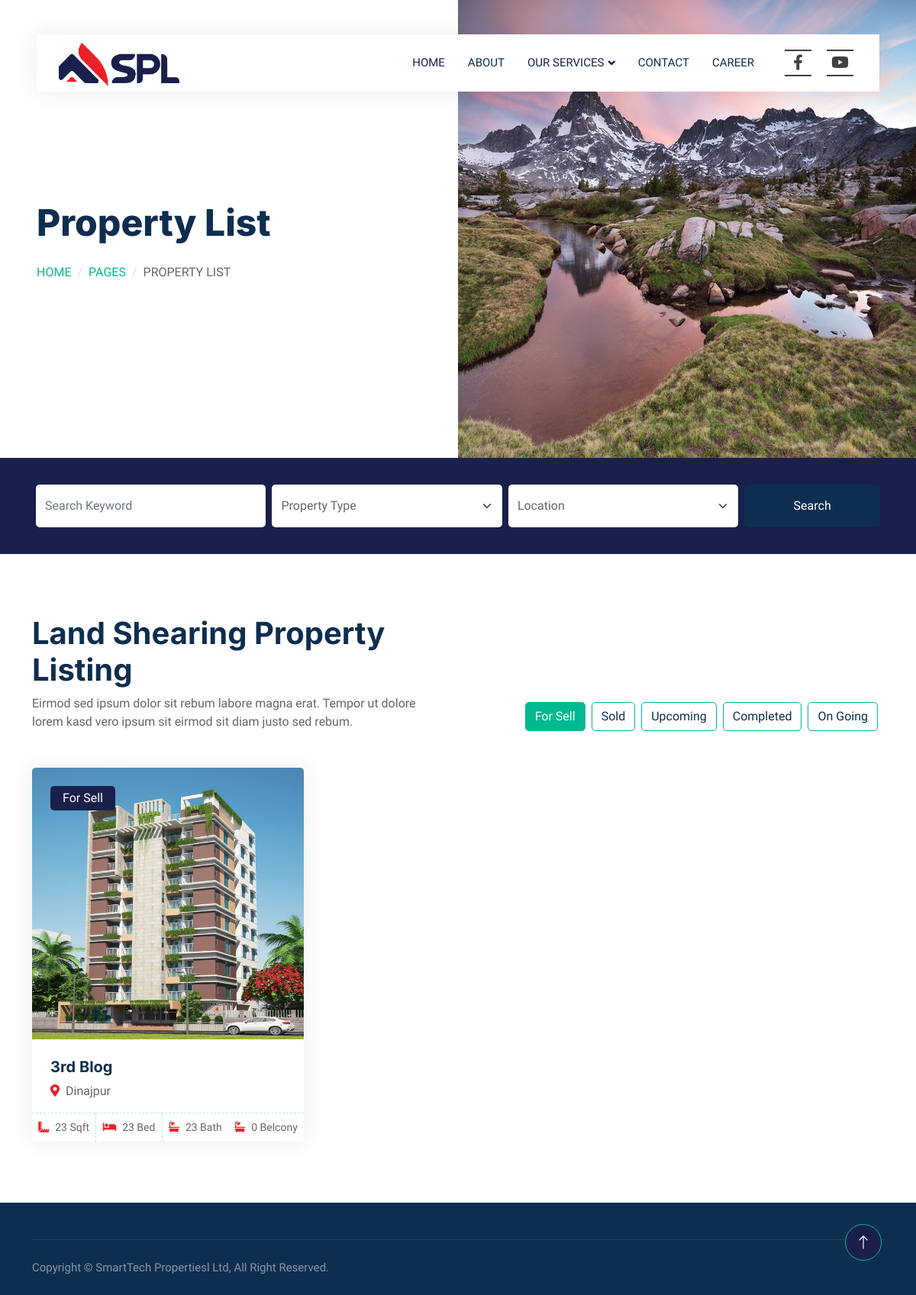
Page /land_p/ on the committed database.
### properties/models.py (models this page shows, shortened)
class PropertyHeaderImage(models.Model):
    image = models.ImageField(upload_to='header_images/', null=True, blank=True)

class Property(models.Model):
    CATEGORY_CHOICES = (
        ('P', 'Primary Project'),
        ('S', 'Secondary Project'),
        ('L', 'Land Shearing'),
        ('J', 'Joint Venture'),
    )
    PROPERTY_TYPES = [
        ('sell', 'For Sell'),
        ('sold', 'Sold'),
        ('upcoming', 'Upcoming'),
        ('completed', 'Completed'),
        ('ongoing', 'OnGoing'),
    ]
    title = models.CharField(max_length=100)
    category = models.CharField(choices=CATEGORY_CHOICES, default='J', max_length=2)
    property_type = models.CharField(max_length=10, choices=PROPERTY_TYPES, default='sell')
    location = models.CharField(max_length=255)
    image = models.ImageField(upload_to='property_images/', default="No Image Set")
    size_sqft = models.IntegerField()
    bedrooms = models.IntegerField()
    bathrooms = models.IntegerField()
    belcony = models.IntegerField(default=0)
    drawingroom = models.IntegerField(default=0)
    dyningroom = models.IntegerField(default=0)
    kitchen = models.IntegerField(default=0)

### properties/views.py (the view)
# urls.py: path('land_p/',views.land_p,name="land_p"),
def land_p(request):
    header_image = PropertyHeaderImage.objects.first()
    l_properties = Property.objects.filter(category='L').order_by('id')
    for_sell_properties = l_properties.filter(property_type='sell')[:6]
    additional_sell_properties = l_properties.filter(property_type='sell')[6:]
    sold_properties = l_properties.filter(property_type='sold')[:6]
    additional_sold_properties = l_properties.filter(property_type='sold')[6:]
    upcoming_properties = l_properties.filter(property_type='upcoming')[:6]
    additional_upcoming_properties = l_properties.filter(property_type='upcoming')[6:]
    completed_properties = l_properties.filter(property_type='completed')[:6]
    additional_completed_properties = l_properties.filter(property_type='completed')[6:]
    ongoing_properties = l_properties.filter(property_type='ongoing')[:6]
    additional_ongoing_properties = l_properties.filter(property_type='ongoing')[6:]
    context = {
        'header_image': header_image,
        'for_sell_properties': for_sell_properties,
        'additional_sell_properties': additional_sell_properties,
        'sold_properties': sold_properties,
        'additional_sold_properties': additional_sold_properties,
        'upcoming_properties': upcoming_properties,
        'additional_upcoming_properties': additional_upcoming_properties,
        'completed_properties': completed_properties,
        'additional_completed_properties': additional_completed_properties,
        'ongoing_properties': ongoing_properties,
        'additional_ongoing_properties': additional_ongoing_properties,
    }
    return render(request, 'properties/Land_shearing.html', context)

### properties/templates/properties/Land_shearing.html (shortened to what this page needs)
{% extends "properties/base.html" %}
{% block body %}
{% load static %}
<div class="container-fluid header bg-white p-0">
    <div class="row g-0 align-items-center flex-column-reverse flex-md-row">
        <div class="col-md-6 p-5 mt-lg-5">
            <h1 class="display-5 animated fadeIn mb-4">Property List</h1>
            <nav aria-label="breadcrumb animated fadeIn">
                <ol class="breadcrumb text-uppercase">
                    <li class="breadcrumb-item"><a href="#">Home</a></li>
                    <li class="breadcrumb-item"><a href="#">Pages</a></li>
                    <li class="breadcrumb-item text-body active" aria-current="page">Property List</li>
                </ol>
            </nav>
        </div>
        <div class="col-md-6 animated fadeIn">
            {% if header_image %}
                <img class="img-fluid" src="{{ header_image.image.url }}" alt="">
            {% else %}
                <img class="img-fluid" src="{% static 'img/default_header.jpg' %}" alt="Default Header Image">
            {% endif %}
        </div>
    </div>
</div>
<div class="container-fluid bg-primary mb-5 wow fadeIn" data-wow-delay="0.1s" style="padding: 35px;">
    <div class="container">
        <div class="row g-2">
            <div class="col-md-10">
                <div class="row g-2">
                    <div class="col-md-4">
                        <input type="text" class="form-control border-0 py-3" placeholder="Search Keyword">
                    </div>
                    <div class="col-md-4">
                        <select class="form-select border-0 py-3">
                            <option selected>Property Type</option>
                        </select>
                    </div>
                    <div class="col-md-4">
                        <select class="form-select border-0 py-3">
                            <option selected>Location</option>
                        </select>
                    </div>
                </div>
            </div>
            <div class="col-md-2">
                <button class="btn btn-dark border-0 w-100 py-3">Search</button>
            </div>
        </div>
    </div>
</div>
<div class="container-xxl py-5">
    <div class="container">
        <div class="row g-0 gx-5 align-items-end">
            <div class="col-lg-6">
                <div class="text-start mx-auto mb-5 wow slideInLeft" data-wow-delay="0.1s">
                    <h1 class="mb3">Land Shearing Property Listing</h1>
                    <p>Eirmod sed ipsum dolor sit rebum labore magna erat. Tempor ut dolore lorem kasd vero ipsum sit eirmod sit diam justo sed rebum.</p>
                </div>
            </div>
            <div class="col-lg-6 text-start text-lg-end wow slideInRight" data-wow-delay="0.1s">
                <ul class="nav nav-pills d-inline-flex justify-content-end mb-5">
                    <li class="nav-item me-2">
                        <a class="btn btn-outline-primary active" data-bs-toggle="pill" href="#tab-1">For Sell</a>
                    </li>
                    <li class="nav-item me-2">
                        <a class="btn btn-outline-primary" data-bs-toggle="pill" href="#tab-2">Sold</a>
                    </li>
                    <li class="nav-item me-2">
                        <a class="btn btn-outline-primary" data-bs-toggle="pill" href="#tab-3">Upcoming</a>
                    </li>
                    <li class="nav-item me-2">
                        <a class="btn btn-outline-primary" data-bs-toggle="pill" href="#tab-4">Completed</a>
                    </li>
                    <li class="nav-item me-2">
                        <a class="btn btn-outline-primary" data-bs-toggle="pill" href="#tab-5">On Going</a>
                    </li>
                </ul>
            </div>
        </div>
        <div class="tab-content">
            <div id="tab-1" class="tab-pane fade show p-0 active">
                <div class="row g-4" id="property-list">
                    {% for property in for_sell_properties %}
                    <div class="col-lg-4 col-md-6 wow fadeInUp" data-wow-delay="0.1s">
                        <div class="property-item rounded overflow-hidden">
                            <div class="position-relative overflow-hidden">
                                <a href="{% url 'property_detail' property.id %}">
                                    <img class="img-fluid" src="{{ property.image.url }}" alt="">
                                </a>
                                <div class="bg-primary rounded text-white position-absolute start-0 top-0 m-4 py-1 px-3">
                                    For Sell
                                </div>
                            </div>
                            <div class="p-4 pb-0">
                                <a class="d-block h5 mb-2" href="{% url 'property_detail' property.id %}">{{ property.title }}</a>
                                <p><i class="fa fa-map-marker-alt text-primary me-2"></i>{{ property.location }}</p>
                            </div>
                            <div class="d-flex border-top">
                                <small class="flex-fill text-center border-end py-2"><i class="fa fa-ruler-combined text-primary me-2"></i>{{ property.size_sqft }} Sqft</small>
                                <small class="flex-fill text-center border-end py-2"><i class="fa fa-bed text-primary me-2"></i>{{ property.bedrooms }} Bed</small>
                                <small class="flex-fill text-center py-2"><i class="fa fa-bath text-primary me-2"></i>{{ property.bathrooms }} Bath</small>
                                <small class="flex-fill text-center py-2"><i class="fa fa-bath text-primary me-2"></i>{{ property.belcony }} Belcony</small>
                            </div>
                        </div>
                    </div>
                    {% endfor %}
                </div>
            </div>
        </div>
    </div>
</div>
{% endblock %}

### properties/static/css/style.css (style rules this page uses)
:root { --primary: #19204B; --secondary: #FF6922; --light: #EFFDF5; --dark: #0E2E50; }
.btn { transition: .5s; }
@media (min-width: 992px) { .header { margin-top: -120px; } }
.breadcrumb-item + .breadcrumb-item::before { color: #DDDDDD; }
.nav-pills .nav-item .btn { color: var(--dark); }
.nav-pills .nav-item .btn:hover, .nav-pills .nav-item .btn.active { color: #FFFFFF; }
.property-item { box-shadow: 0 0 30px rgba(0, 0, 0, .08); }
.property-item img { transition: .5s; }
.property-item .border-top { border-top: 1px dashed rgba(0, 185, 142, .3) !important; }
.property-item .border-end { border-right: 1px dashed rgba(0, 185, 142, .3) !important; }

### properties/templates/properties/base.html (style rules this page uses)
:root { --facebook-color: #3b5998; --youtube-color: #ff0000; --icon-color: #404040; }

### rows in the picture
PropertyHeaderImage: image (picture)
Property: image (picture), title "3rd Blog", location "Dinajpur", size_sqft "23", bedrooms "23", bathrooms "23", belcony "0"
